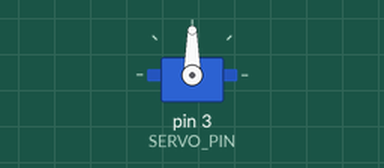
The sketch below on a simulated Arduino Uno, built with avr-gcc and run on an emulated ATmega328P. Shown: servo.

Above: at 0.05 s.
At 3.0 s:
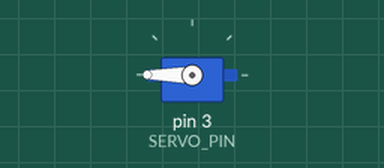
At 6.0 s:
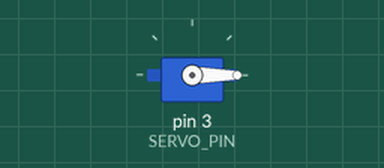
Timing chart, 0 to 7.8 s (numbered marks = the images above):
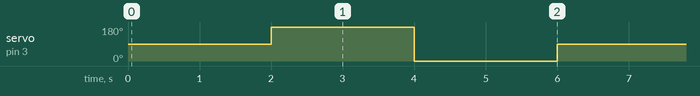

The sketch:

servo.ino
```cpp
#include <Servo.h>

#define SERVO_PIN   3

Servo motor;

void setup() {
  motor.attach(SERVO_PIN);
  motor.write(90);
}

void loop() {

    motor.write(90);
    delay(2000);
    motor.write(180);
    delay(2000);
    motor.write(0);
    delay(2000);

}
```

Measured:
- by itself, servo on pin 3 (SERVO_PIN): repeats every 6.0 s: 0° 2.0 s, 90° 2.0 s, 180° 2.0 s
